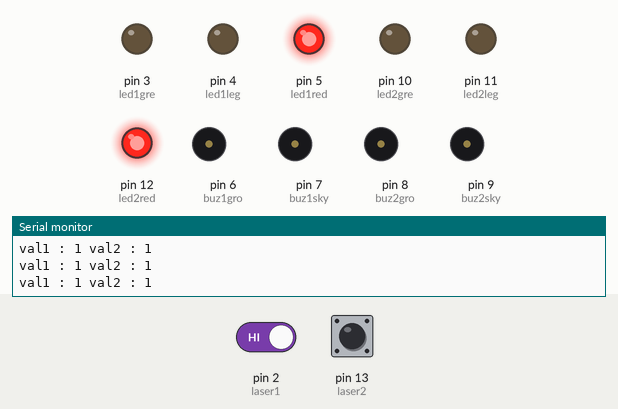
The sketch below on a simulated Arduino Uno, built with avr-gcc and run on an emulated ATmega328P. Shown: output pins drawn as LEDs (lit = HIGH), buzzer (waves = sounding, pin HIGH), the last lines printed to the serial monitor. Inputs (shaded band) come from the test bench; at power-on: pin 2 (laser1) HIGH, pin 13 (laser2) HIGH.

Above: at 1.2 s.
1.3 s: pin 2 (laser1) driven LOW
At 1.7 s:
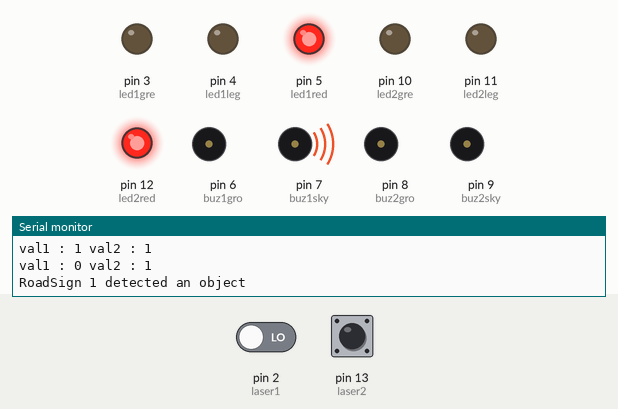
At 10.1 s:
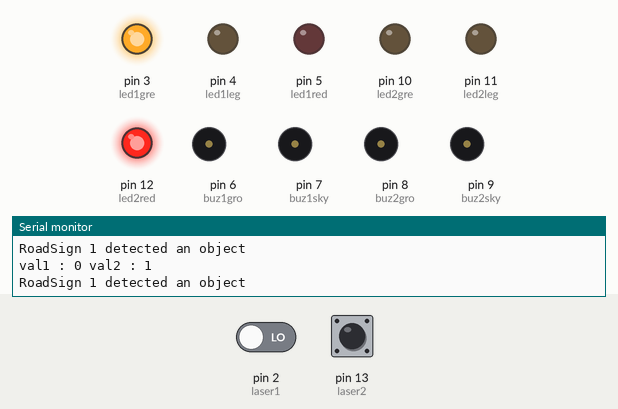
Timing chart, 0 to 10.3 s (numbered marks = the images above; inputs shaded):
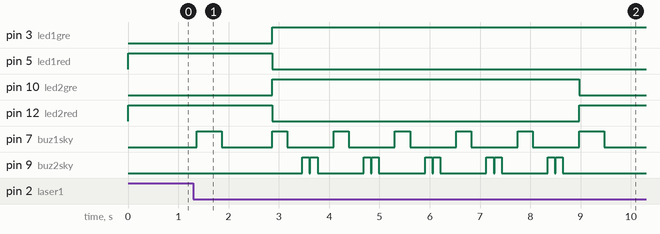

The sketch:

TrafficLight.ino
```cpp
boolean val1, val2;
const int laser1 = 2;
const int led1gre = 3;
const int led1leg = 4;
const int led1red = 5;
const int buz1gro = 6;
const int buz1sky = 7;
const int buz2gro = 8;
const int buz2sky = 9;
const int led2gre = 10;
const int led2leg = 11;
const int led2red = 12;
const int laser2 = 13;

void setup()
{
  Serial.begin(9600);
  pinMode(laser1, INPUT);
  pinMode(laser2, INPUT);
  pinMode(led1gre, OUTPUT);
  pinMode(led1leg, OUTPUT);
  pinMode(led1red, OUTPUT);
  pinMode(buz1gro, OUTPUT);
  pinMode(buz1sky, OUTPUT);
  pinMode(buz2gro, OUTPUT);
  pinMode(buz2sky, OUTPUT);
  pinMode(led2gre, OUTPUT);
  pinMode(led2leg, OUTPUT);
  pinMode(led2red, OUTPUT);
  digitalWrite(led1gre, LOW);
  digitalWrite(led1leg, LOW);
  digitalWrite(led1red, HIGH);
  digitalWrite(buz1gro, LOW);
  digitalWrite(buz1sky, LOW);
  digitalWrite(buz2gro, LOW);
  digitalWrite(buz2sky, LOW);
  digitalWrite(led2gre, LOW);
  digitalWrite(led2leg, LOW);
  digitalWrite(led2red, HIGH);
}

void loop()
{

  val1 = digitalRead(laser1);
  val2 = digitalRead(laser2);
  Serial.println("val1 : " + (String)val1 + " val2 : " + (String)val2);

  if (!val1)
  {
    Serial.println("RoadSign 1 detected an object");
    digitalWrite(buz1sky, HIGH);
    delay(500);
    digitalWrite(buz1sky, LOW);
    delay(1000);
    for (int i = 0; i < 5; i++)
    {
      digitalWrite(led1red, LOW);
      digitalWrite(led1gre, HIGH);
      digitalWrite(led2red, LOW);
      digitalWrite(led2gre, HIGH);
      digitalWrite(buz1sky, HIGH);
      delay(300);
      digitalWrite(buz1sky, LOW);
      delay(300);
      digitalWrite(buz2sky, HIGH);
      delay(140);
      digitalWrite(buz2sky, LOW);
      delay(20);
      digitalWrite(buz2sky, HIGH);
      delay(140);
      digitalWrite(buz2sky, LOW);
      delay(20);
      delay(300);
    }
  }

  else
  {
    digitalWrite(led1gre, LOW);
    digitalWrite(led1red, HIGH);
  }

  if (!val2)
  {
    Serial.println("RoadSign 2 detected an object");
    digitalWrite(buz2sky, HIGH);
    delay(140);
    digitalWrite(buz2sky, LOW);
    delay(20);
    digitalWrite(buz2sky, HIGH);
    delay(140);
    digitalWrite(buz2sky, LOW);
    delay(3000);
    for (int i = 0; i < 5; i++)
    {
      digitalWrite(led2red, LOW);
      digitalWrite(led2gre, HIGH);
      digitalWrite(led1red, LOW);
      digitalWrite(led1gre, HIGH);
      digitalWrite(buz2sky, HIGH);
      delay(140);
      digitalWrite(buz2sky, LOW);
      delay(20);
      digitalWrite(buz2sky, HIGH);
      delay(140);
      digitalWrite(buz2sky, LOW);
      delay(300);
      digitalWrite(buz1sky, HIGH);
      delay(300);
      digitalWrite(buz1sky, LOW);
      delay(300);
    }
  }

  else
  {
    digitalWrite(led2gre, LOW);
    digitalWrite(led2red, HIGH);
  }
}
```

Measured:
- after the input at 1.3 s, pin 3 (led1gre): LOW → HIGH after 1.6 s; pin 5 (led1red): HIGH → LOW after 1.6 s; pin 10 (led2gre): LOW → HIGH after 1.6 s, → LOW 6.1 s later; pin 12 (led2red): HIGH → LOW after 1.6 s, → HIGH 6.1 s later; pin 7 (buz1sky): goes HIGH 0.50 s, 5 × (LOW 1.0 s, HIGH 0.30 s), LOW 0.92 s, HIGH 0.50 s, then LOW, starting after 0.07 s
